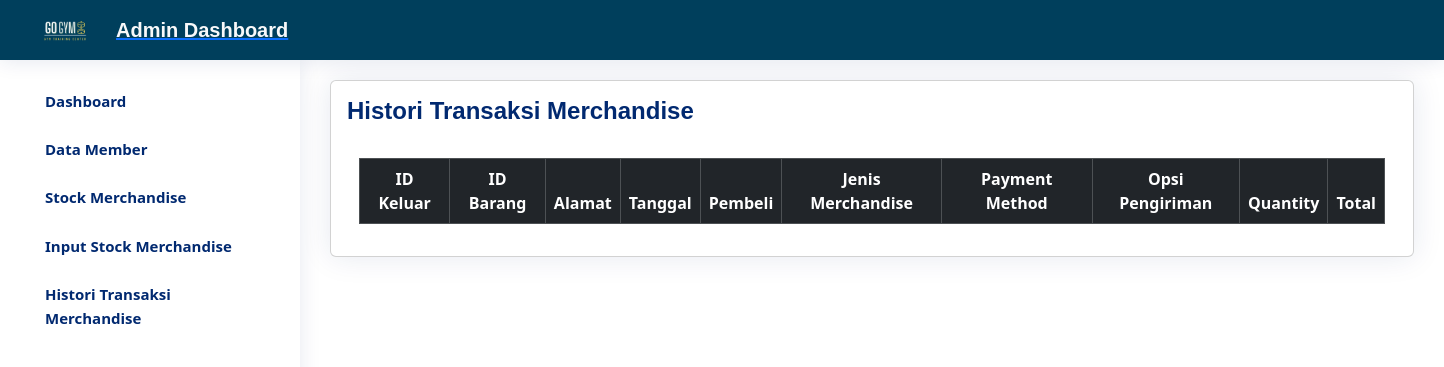
/fitur_penjualan.php, run on an earlier commit of the app's database.
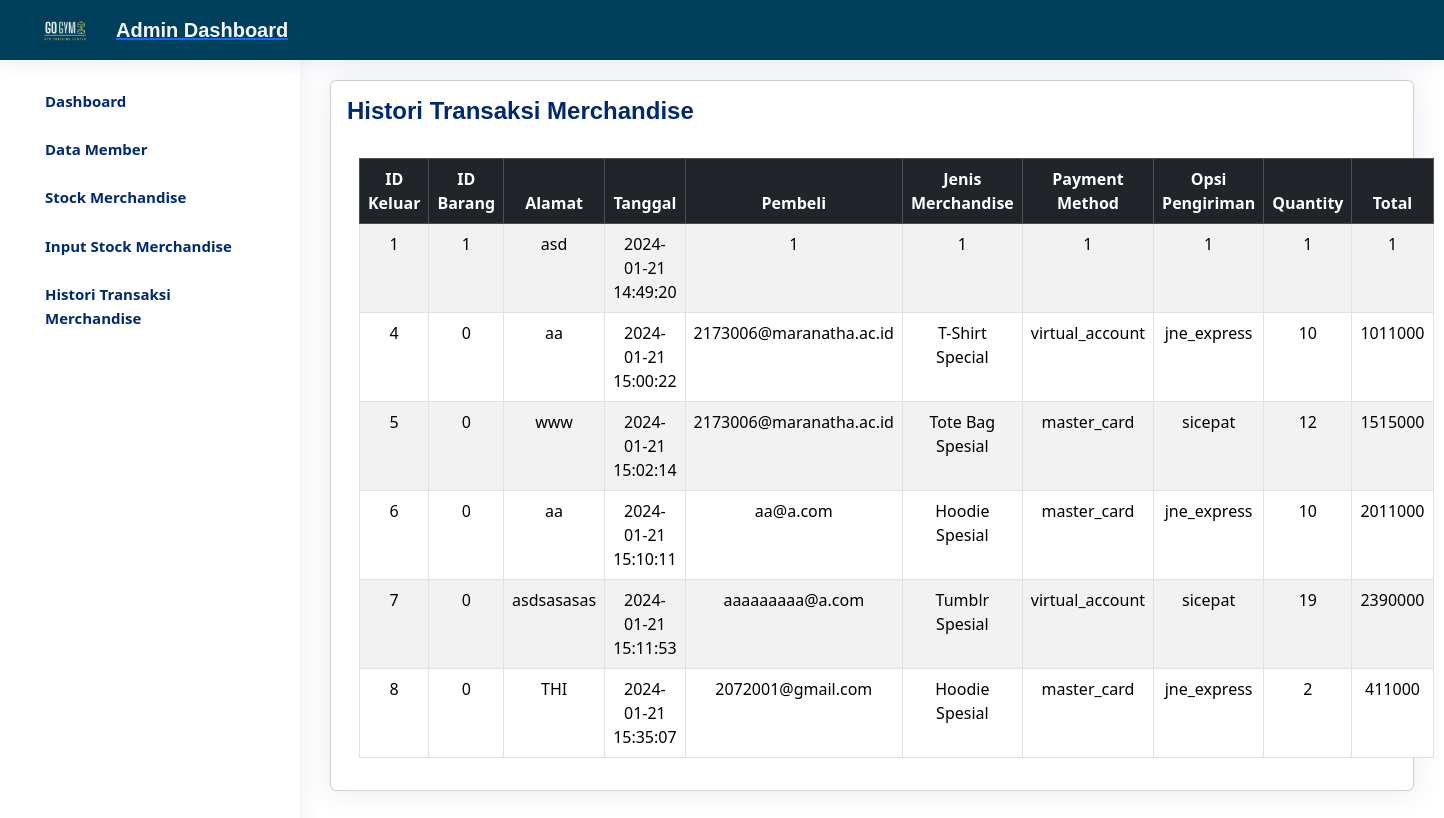
And on a later commit of the database.
### tables this page shows
CREATE TABLE `keluar` (
  `idkeluar` int(11) NOT NULL,
  `idbarang` int(11) NOT NULL,
  `alamat` varchar(255) NOT NULL,
  `tanggal` timestamp NOT NULL DEFAULT current_timestamp(),
  `pembeli` varchar(25) NOT NULL,
  `jenis_merchandise` varchar(50) NOT NULL,
  `payment_method` varchar(50) NOT NULL,
  `opsi_pengiriman` varchar(50) NOT NULL,
  `qty` int(11) NOT NULL,
  `total` int(255) NOT NULL
);

### fitur_penjualan.php (the view, shortened to what this page needs)
<?php
require 'function.php';
?>
<!DOCTYPE html>
<html lang="en">
<head>
    <link rel="stylesheet" href="CSS/styledashtest.css">
    <link href="https://unpkg.com/aos@2.3.1/dist/aos.css" rel="stylesheet">
    <link href="https://cdn.jsdelivr.net/npm/bootstrap@5.3.2/dist/css/bootstrap.min.css" rel="stylesheet"
>
</head>
<body>
    <?php include "navbaradmin.php"; ?>
    <main id="main" class="main">
        <div class="card">
            <div class="card-body">
                <div class="pagetitle">
                    <h1>Histori Transaksi Merchandise</h1>
                    <div class="container">
                        <div class="pt-3 pb-3 d-flex justify-content-end">
                        </div>
                        <table class="table text-center table-striped table-bordered">
                            <thead class="thead table-dark">
                                <th>ID Keluar</th>
                                <th>ID Barang</th>
                                <th>Alamat</th>
                                <th>Tanggal</th>
                                <th>Pembeli</th>
                                <th>Jenis Merchandise</th>
                                <th>Payment Method</th>
                                <th>Opsi Pengiriman</th>
                                <th>Quantity</th>
                                <th>Total</th>
                            </thead>
                            <tbody>
                                <?php
                                $ambildata = mysqli_query($conn, "SELECT * FROM keluar");
                                while ($tampil = mysqli_fetch_array($ambildata)) {
                                    echo "
                                    <tr>
                                        <td>$tampil[idkeluar]</td>
                                        <td>$tampil[idbarang]</td>
                                        <td>$tampil[alamat]</td>
                                        <td>$tampil[tanggal]</td>
                                        <td>$tampil[pembeli]</td>
                                        <td>$tampil[jenis_merchandise]</td>
                                        <td>$tampil[payment_method]</td>
                                        <td>$tampil[opsi_pengiriman]</td>
                                        <td>$tampil[qty]</td>
                                        <td>$tampil[total]</td>
                                    </tr>";
                                }
                                ?>
                            </tbody>
                        </table>
                    </div>
                </div>
            </div>
        </div>
    </main>
</body>
</html>

### navbaradmin.php (shortened to what this page needs)
<header id="header" class="header fixed-top d-flex align-items-center">
  <div class="d-flex align-items-center justify-content-between">
    <a href="dashboardtest.php" class="logo d-flex align-items-center">
      <img src="img/GO GYM.png" alt="">
      <span class="d-none d-lg-block text-light text-nowrap text-sm">Admin Dashboard</span>
    </a>
  </div>
</header>
<aside id="sidebar" class="sidebar">
  <ul class="sidebar-nav" id="sidebar-nav">
    <li class="nav-item <?php echo ($_SERVER['PHP_SELF'] == '/dashboardtest.php') ? 'active' : ''; ?>">
      <a class="nav-link collapsed" href="dashboardtest.php">
        <span>Dashboard</span>
      </a>
    </li>
    <li class="nav-item">
      <a class="nav-link collapsed" href="admin_member.php">
        <i class="bi bi-menu-button-wide"></i><span>Data Member</span><i class="bi bi-chevron-down ms-auto"></i>
      </a>
    </li>
    <li class="nav-item">
      <a class="nav-link collapsed" href="admin_merch.php">
        <i class="bi bi-journal-text"></i><span>Stock Merchandise<i class="bi bi-chevron-down ms-auto"></i>
      </a>
    <li class="nav-item">
      <a class="nav-link collapsed" href="fitur_tambahstock.php">
        <i class="bi bi-journal-text"></i><span>Input Stock Merchandise<i class="bi bi-chevron-down ms-auto"></i>
      </a>
    </li>
    <li class="nav-item">
      <a class="nav-link collapsed" href="fitur_penjualan.php">
        <i class="bi bi-journal-text"></i><span>Histori Transaksi Merchandise<i class="bi bi-chevron-down ms-auto"></i>
      </a>
    </li>
    </li>
  </ul>
</aside>
</body>
</html>

### CSS/styledashtest.css (style rules this page uses)
:root { scroll-behavior: smooth; }
body { font-family: "Open Sans", sans-serif; background: #f6f9ff; color: #444444; }
a { color: #4154f1; text-decoration: none; }
h1, h2, h3, h4, h5, h6 { font-family: "Nunito", sans-serif; }
#main { margin-top: 60px; padding: 20px 30px; transition: all 0.3s; }
.pagetitle { margin-bottom: 10px; }
.pagetitle h1 { font-size: 24px; margin-bottom: 0; font-weight: 600; color: #012970; }
.card { margin-bottom: 30px; border: none; border-radius: 5px; box-shadow: 0px 0 30px rgba(1, 41, 112, 0.1); }
.card-body { padding: 0 20px 20px 20px; }
.logo { line-height: 1; }
@media (min-width: 1200px) { .logo { width: 280px; } }
.logo img { max-height: 90px; margin-right: 6px; }
.logo span { font-size: 20px; font-weight: 700; font-family: "Nunito", sans-serif; text-decoration: none; }
.header { transition: all 0.5s; z-index: 997; height: 60px; box-shadow: 0px 2px 20px rgba(1, 41, 112, 0.1); background-color: #003f5c; padding-left: 20px; }
.sidebar { position: fixed; top: 60px; left: 0; bottom: 0; width: 300px; z-index: 996; transition: all 0.3s; padding: 20px; overflow-y: auto; scrollbar-width: thin; scrollbar-color: #aab7cf transparent; box-shadow: 0px 0px 20px rgba(1, 41, 112, 0.1); background-color: #fff; }
@media (min-width: 1200px) { #main, #footer { margin-left: 300px; } }
.sidebar-nav { padding: 0; margin: 0; list-style: none; }
.sidebar-nav li { padding: 0; margin: 0; list-style: none; }
.sidebar-nav .nav-item { margin-bottom: 5px; }
.sidebar-nav .nav-link { display: flex; align-items: center; font-size: 15px; font-weight: 600; color: #4154f1; transition: 0.3; background: #f6f9ff; padding: 10px 15px; border-radius: 4px; }
.sidebar-nav .nav-link.collapsed { color: #012970; background: #fff; }

What changed in the data, as far as the page shows it:
added keluar: idkeluar "1", idbarang "1", alamat "asd", tanggal "2024-01-21 14:49:20", pembeli "1", jenis_merchandise "1", payment_method "1", opsi_pengiriman "1", qty "1", total "1"
added keluar: idkeluar "4", idbarang "0", alamat "aa", tanggal "2024-01-21 15:00:22", pembeli "2173006@maranatha.ac.id", jenis_merchandise "T-Shirt Special", payment_method "virtual_account", opsi_pengiriman "jne_express", qty "10", total "1011000"
added keluar: idkeluar "5", idbarang "0", alamat "www", tanggal "2024-01-21 15:02:14", pembeli "2173006@maranatha.ac.id", jenis_merchandise "Tote Bag Spesial", payment_method "master_card", opsi_pengiriman "sicepat", qty "12", total "1515000"
added keluar: idkeluar "6", idbarang "0", alamat "aa", tanggal "2024-01-21 15:10:11", pembeli "aa@a.com", jenis_merchandise "Hoodie Spesial", payment_method "master_card", opsi_pengiriman "jne_express", qty "10", total "2011000"
added keluar: idkeluar "7", idbarang "0", alamat "asdsasasas", tanggal "2024-01-21 15:11:53", pembeli "aaaaaaaaa@a.com", jenis_merchandise "Tumblr Spesial", payment_method "virtual_account", opsi_pengiriman "sicepat", qty "19", total "2390000"
added keluar: idkeluar "8", idbarang "0", alamat "THI", tanggal "2024-01-21 15:35:07", pembeli "2072001@gmail.com", jenis_merchandise "Hoodie Spesial", payment_method "master_card", opsi_pengiriman "jne_express", qty "2", total "411000"
